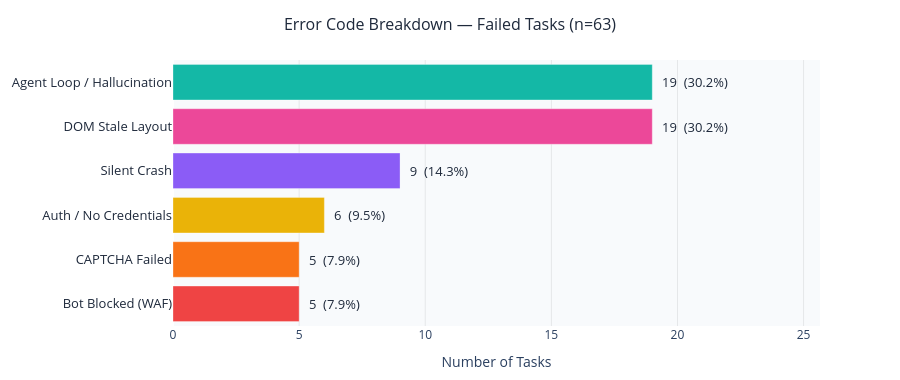

Notebook code for this chart:
### Markdown cell above
##  SECTION 2 — DIAGNOSTIC ANALYSIS
### 2A. Root Cause Taxonomy

### Code cell
failed = df[df['status'] == 'FAILED'].copy()
print(f'Failed tasks: {len(failed)} / {len(df)} ({len(failed)/len(df)*100:.1f}%)')

# ── Short label helper ──
label_map = {
    'Data_StaleLayout':              'DOM Stale Layout',
    'Logic_AgentLoopOrHallucination':'Agent Loop / Hallucination',
    'System_SilentCrash':            'Silent Crash',
    'Auth_CredentialInjectionFailed':'Auth / No Credentials',
    'Security_BotBlocked':           'Bot Blocked (WAF)',
    'Security_CaptchaFailed':        'CAPTCHA Failed',
    'FRAMEWORK_LIMIT':               'Framework Limit',
    'TASK_INVALID':                  'Task Invalid',
    'AGENT_FAILURE':                 'Agent Failure',
}

# ── Error codes (failed tasks) ──
ec = (failed['error_code']
      .value_counts(dropna=True)
      .rename(index=label_map)
      .reset_index())
ec.columns = ['Error Code', 'Count']
ec['Pct'] = (ec['Count'] / len(failed) * 100).round(1)
ec = ec.sort_values('Count')  # ascending so longest bar is at top

# ── Failure root (all tasks) ──
root = (df['failure_root']
        .value_counts(dropna=True)
        .rename(index=label_map)
        .reset_index())
root.columns = ['Root Cause', 'Count']
root['Pct'] = (root['Count'] / len(df) * 100).round(1)

# ═══════════════════════════════════════════
# Chart 1 — Error Code (horizontal bar)
# ═══════════════════════════════════════════
bar_colors = [
    '#EF4444', '#F97316', '#EAB308',
    '#8B5CF6', '#EC4899', '#14B8A6'
]

fig1 = go.Figure(go.Bar(
    x=ec['Count'],
    y=ec['Error Code'],
    orientation='h',
    marker=dict(
        color=bar_colors[:len(ec)],
        line=dict(color='rgba(255,255,255,0.3)', width=1)
    ),
    text=[f'  {c}  ({p}%)' for c, p in zip(ec['Count'], ec['Pct'])],
    textposition='outside',
    textfont=dict(size=13, color='#1e293b'),
    cliponaxis=False,
))
fig1.update_layout(
    title=dict(text='Error Code Breakdown — Failed Tasks (n=63)',
               font=dict(size=16, color='#1e293b'), x=0.5, xanchor='center'),
    xaxis=dict(
        title='Number of Tasks',
        range=[0, ec['Count'].max() * 1.35],
        tickfont=dict(size=12),
        showgrid=True, gridcolor='rgba(0,0,0,0.08)'
    ),
    yaxis=dict(
        tickfont=dict(size=13, color='#1e293b'),
        automargin=True
    ),
    height=380,
    plot_bgcolor='#f8fafc',
    paper_bgcolor='white',
    margin=dict(l=20, r=80, t=60, b=40),
    showlegend=False
)
fig1.show()

# ═══════════════════════════════════════════
# Chart 2 — Root Cause (horizontal bar)
# ═══════════════════════════════════════════
root_colors = ['#3B82F6', '#EF4444', '#F59E0B']

root_sorted = root.sort_values('Count')
fig2 = go.Figure(go.Bar(
    x=root_sorted['Count'],
    y=root_sorted['Root Cause'],
    orientation='h',
    marker=dict(
        color=root_colors[:len(root_sorted)],
        line=dict(color='rgba(255,255,255,0.3)', width=1)
    ),
    text=[f'  {c} tasks  ({p}%)' for c, p in zip(root_sorted['Count'], root_sorted['Pct'])],
    textposition='outside',
    textfont=dict(size=13, color='#1e293b'),
    cliponaxis=False,
))
fig2.update_layout(
    title=dict(text='Failure Root Cause — All Tasks (n=113)',
               font=dict(size=16, color='#1e293b'), x=0.5, xanchor='center'),
    xaxis=dict(
        title='Number of Tasks',
        range=[0, root_sorted['Count'].max() * 1.45],
        tickfont=dict(size=12),
        showgrid=True, gridcolor='rgba(0,0,0,0.08)'
    ),
    yaxis=dict(
        tickfont=dict(size=13, color='#1e293b'),
        automargin=True
    ),
    height=280,
    plot_bgcolor='#f8fafc',
    paper_bgcolor='white',
    margin=dict(l=20, r=120, t=60, b=40),
    showlegend=False
)
fig2.show()

print('\nError codes (failed tasks):')
print(ec[['Error Code','Count','Pct']].sort_values('Count', ascending=False).to_string(index=False))
print('\nFailure roots (all tasks):')
print(root.to_string(index=False))

### Figure 1 — Plotly figure (JSON) as saved in the notebook; plotly's stock layout.template omitted (floating-point values rounded to 4 significant figures)
{"data": [{"cliponaxis": false, "marker": {"color": ["#EF4444", "#F97316", "#EAB308", "#8B5CF6", "#EC4899", "#14B8A6"], "line": {"color": "rgba(255,255,255,0.3)", "width": 1}}, "orientation": "h", "text": ["  5  (7.9%)", "  5  (7.9%)", "  6  (9.5%)", "  9  (14.3%)", "  19  (30.2%)", "  19  (30.2%)"], "textfont": {"color": "#1e293b", "size": 13}, "textposition": "outside", "type": "bar", "x": [5, 5, 6, 9, 19, 19], "y": ["Bot Blocked (WAF)", "CAPTCHA Failed", "Auth / No Credentials", "Silent Crash", "DOM Stale Layout", "Agent Loop / Hallucination"]}], "layout": {"height": 380, "margin": {"b": 40, "l": 20, "r": 80, "t": 60}, "paper_bgcolor": "white", "plot_bgcolor": "#f8fafc", "showlegend": false, "title": {"font": {"color": "#1e293b", "size": 16}, "text": "Error Code Breakdown — Failed Tasks (n=63)", "x": 0.5, "xanchor": "center"}, "xaxis": {"gridcolor": "rgba(0,0,0,0.08)", "range": [0, 25.65], "showgrid": true, "tickfont": {"size": 12}, "title": {"text": "Number of Tasks"}}, "yaxis": {"automargin": true, "tickfont": {"color": "#1e293b", "size": 13}}}}
